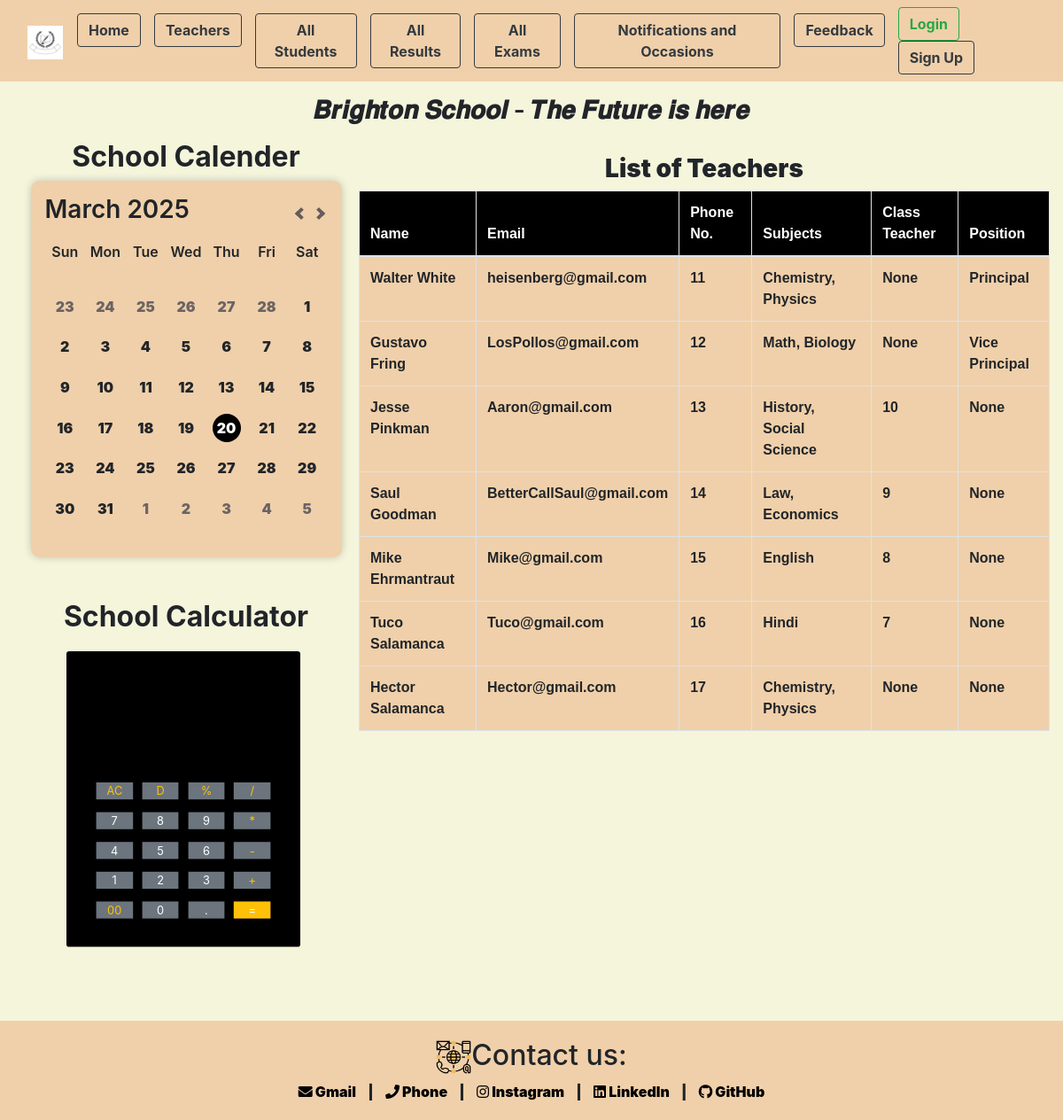
The app's page /teachers, older data.
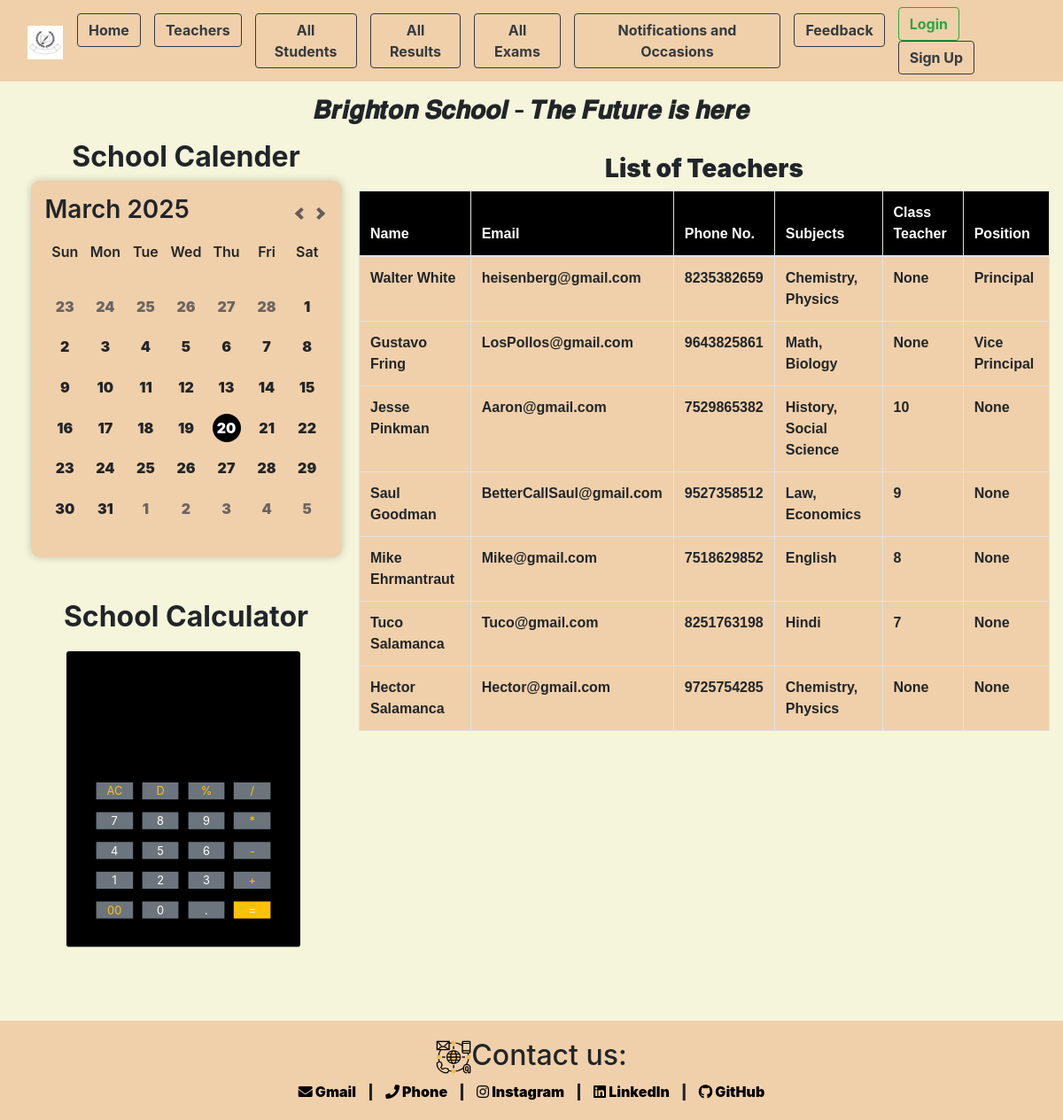
The same page, newer data.
### app/models.py (models this page shows)
class teachers(models.Model):
    name=models.CharField(max_length=100)
    Email=models.EmailField(max_length=200,null=True)
    phone_number=models.IntegerField(null=True)
    subjects=models.CharField(max_length=300,null=True)
    class_teacher_of=models.IntegerField(null=True, blank=True)
    position=models.CharField(max_length=200,null=True, blank=True)

### app/views.py (the view)
# urls.py: path('teachers', views.teacher_page,name="teacher"),
def teacher_page(request):
    teacher=teachers.objects.all()
    context={'teacher':teacher}
    return render(request,'app/teachers.html',context)

### app/templates/app/teachers.html (shortened to what this page needs)
{% extends "base_template/base.html" %}
{% load static %}
{% block content %}
            <div class="col-lg-8 col-md-8 col-sm-12 main-content">
                <h3 class="text-center mt-3"><strong>List of Teachers</strong></h3>
                    <table class="table table-bordered">
                        <thead style="font-weight: 900; background-color: black; color: white;">
                            <tr>
                                <th class="about_text">Name</th>
                                <th class="about_text">Email</th>
                                <th class="about_text">Phone No.</th>
                                <th class="about_text">Subjects</th>
                                <th class="about_text">Class Teacher</th>
                                <th class="about_text">Position</th>
                            </tr>
                        </thead>
                        <tbody style="background-color: rgb(240, 208, 170); font-weight:600; cursor: pointer;">
                            {% for t in teacher %}
                            <tr>
                                <td class="about_text">{{t.name}}</td>
                                <td class="about_text">{{t.Email}}</td>
                                <td class="about_text">{{t.phone_number}}</td>
                                <td class="about_text">{{t.subjects}}</td>
                                <td class="about_text">{{t.class_teacher_of}}</td>
                                <td class="about_text">{{t.position}}</td>
                            </tr>
                            {% endfor %}
                        </tbody>
                    </table>
            </div>
{% endblock content %}

Row changes from the older to the newer data that the page shows:
changed teachers "Walter White": phone_number "11" → "8235382659"
changed teachers "Gustavo Fring": phone_number "12" → "9643825861"
changed teachers "Jesse Pinkman": phone_number "13" → "7529865382"
changed teachers "Saul Goodman": phone_number "14" → "9527358512"
changed teachers "Mike Ehrmantraut": phone_number "15" → "7518629852"
changed teachers "Tuco Salamanca": phone_number "16" → "8251763198"
changed teachers "Hector Salamanca": phone_number "17" → "9725754285"
